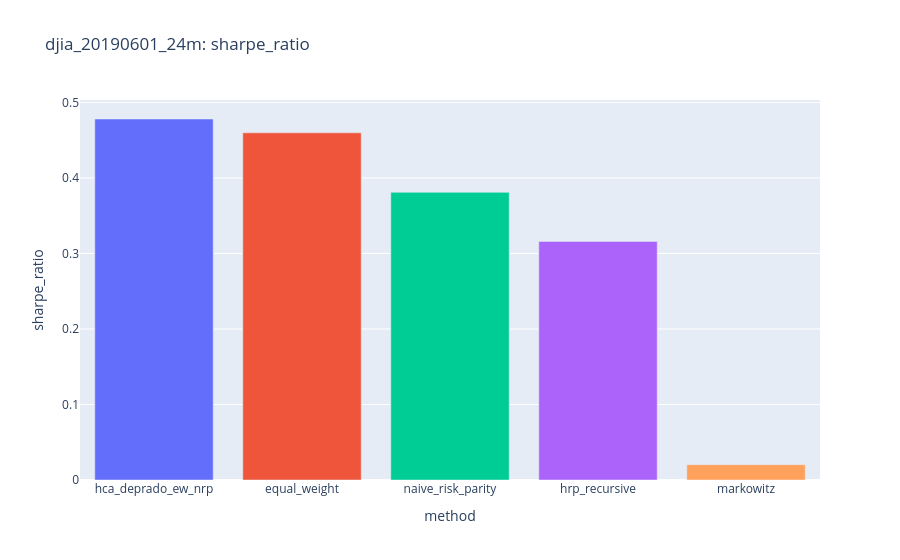

Notebook code cell kept with this figure:
### Markdown cell above
## Run-Level Performance Bars

### Code cell
metric = "sharpe_ratio"
fig = px.bar(
    run_table.sort_values(metric, ascending=False),
    x="method",
    y=metric,
    color="method",
    title=f"{RUN_ID}: {metric}",
)
fig.update_layout(showlegend=False)
fig.show()

### Figure 1 — Plotly figure (JSON) as saved in the notebook; plotly's stock layout.template omitted (floating-point values rounded to 4 significant figures)
{"data": [{"hovertemplate": "method=%{x}<br>sharpe_ratio=%{y}<extra></extra>", "legendgroup": "hca_deprado_ew_nrp", "marker": {"color": "#636efa", "pattern": {"shape": ""}}, "name": "hca_deprado_ew_nrp", "orientation": "v", "showlegend": true, "textposition": "auto", "type": "bar", "x": ["hca_deprado_ew_nrp"], "xaxis": "x", "y": [0.4781], "yaxis": "y"}, {"hovertemplate": "method=%{x}<br>sharpe_ratio=%{y}<extra></extra>", "legendgroup": "equal_weight", "marker": {"color": "#EF553B", "pattern": {"shape": ""}}, "name": "equal_weight", "orientation": "v", "showlegend": true, "textposition": "auto", "type": "bar", "x": ["equal_weight"], "xaxis": "x", "y": [0.4598], "yaxis": "y"}, {"hovertemplate": "method=%{x}<br>sharpe_ratio=%{y}<extra></extra>", "legendgroup": "naive_risk_parity", "marker": {"color": "#00cc96", "pattern": {"shape": ""}}, "name": "naive_risk_parity", "orientation": "v", "showlegend": true, "textposition": "auto", "type": "bar", "x": ["naive_risk_parity"], "xaxis": "x", "y": [0.3809], "yaxis": "y"}, {"hovertemplate": "method=%{x}<br>sharpe_ratio=%{y}<extra></extra>", "legendgroup": "hrp_recursive", "marker": {"color": "#ab63fa", "pattern": {"shape": ""}}, "name": "hrp_recursive", "orientation": "v", "showlegend": true, "textposition": "auto", "type": "bar", "x": ["hrp_recursive"], "xaxis": "x", "y": [0.316], "yaxis": "y"}, {"hovertemplate": "method=%{x}<br>sharpe_ratio=%{y}<extra></extra>", "legendgroup": "markowitz", "marker": {"color": "#FFA15A", "pattern": {"shape": ""}}, "name": "markowitz", "orientation": "v", "showlegend": true, "textposition": "auto", "type": "bar", "x": ["markowitz"], "xaxis": "x", "y": [0.02027], "yaxis": "y"}], "layout": {"barmode": "relative", "legend": {"title": {"text": "method"}, "tracegroupgap": 0}, "showlegend": false, "title": {"text": "djia_20190601_24m: sharpe_ratio"}, "xaxis": {"anchor": "y", "categoryarray": ["hca_deprado_ew_nrp", "equal_weight", "naive_risk_parity", "hrp_recursive", "markowitz"], "categoryorder": "array", "domain": [0.0, 1.0], "title": {"text": "method"}}, "yaxis": {"anchor": "x", "domain": [0.0, 1.0], "title": {"text": "sharpe_ratio"}}}}
